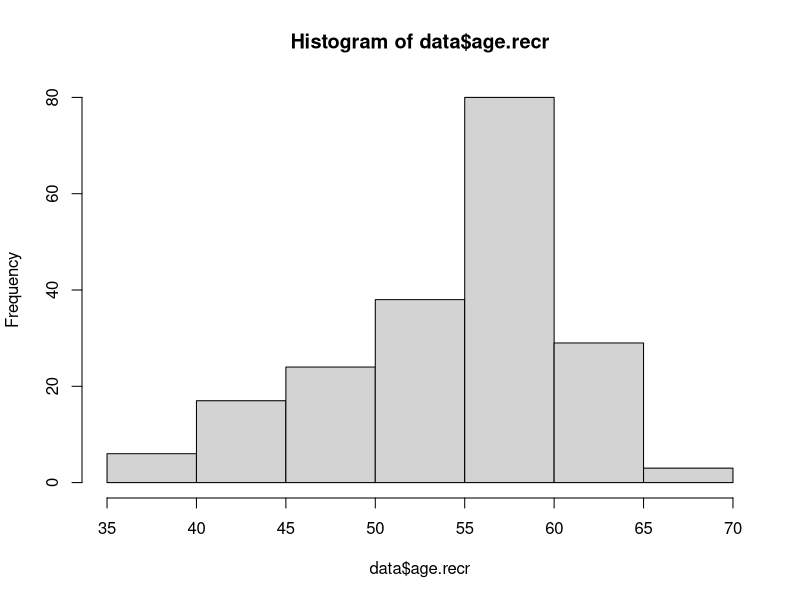
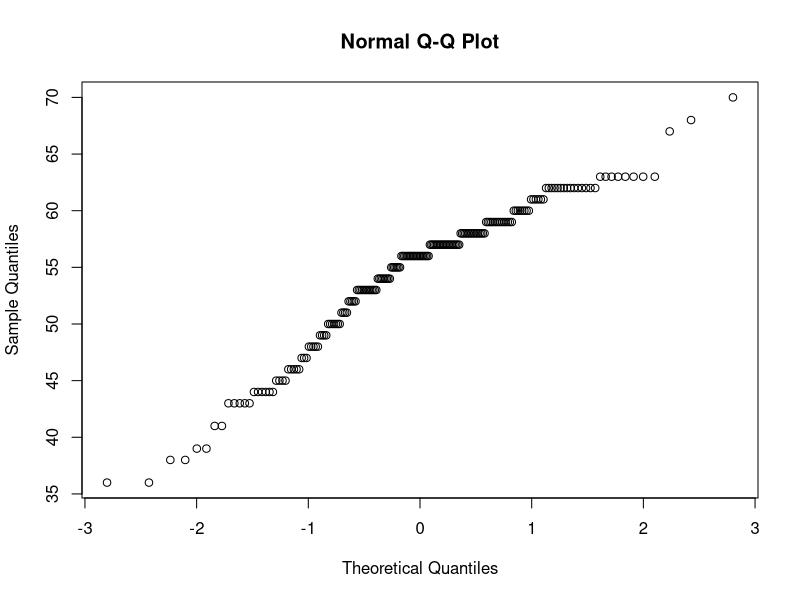
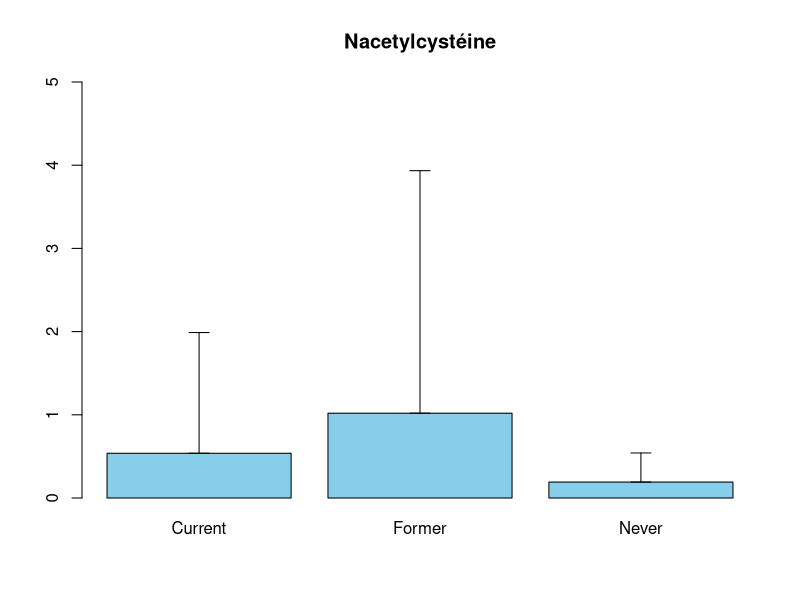
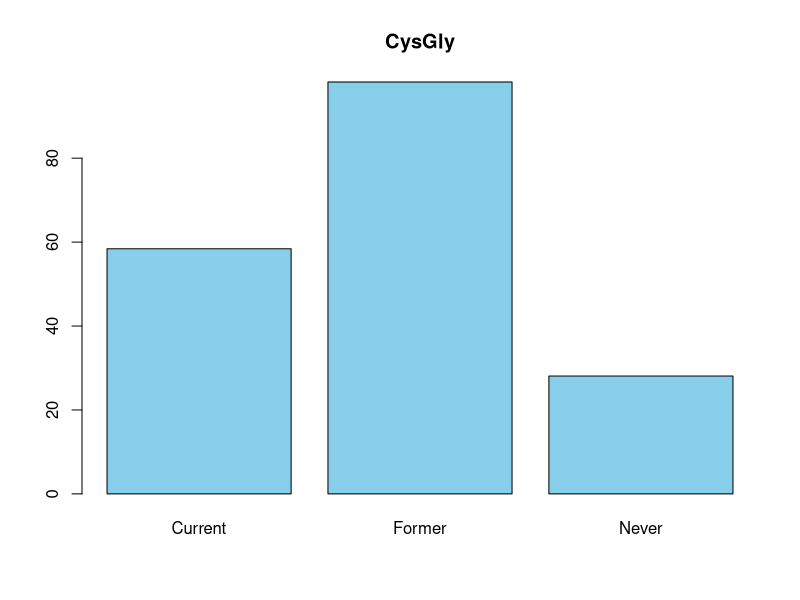
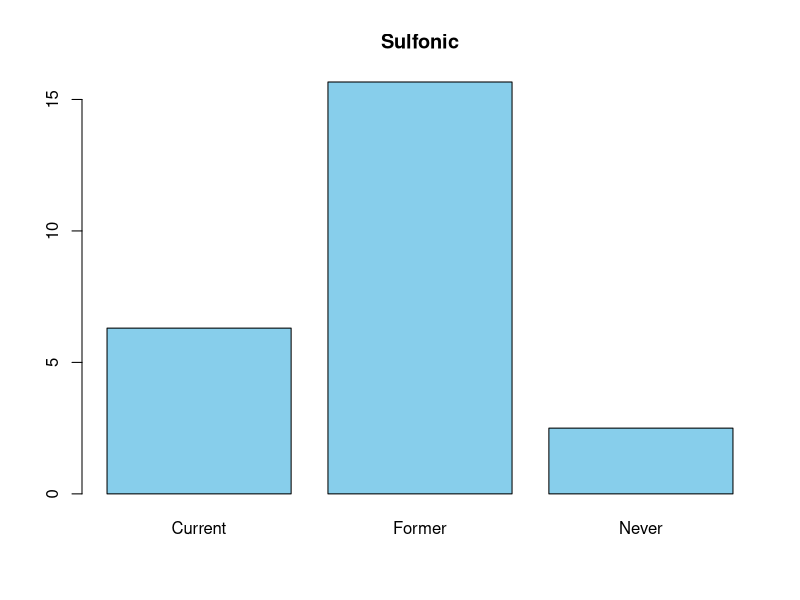
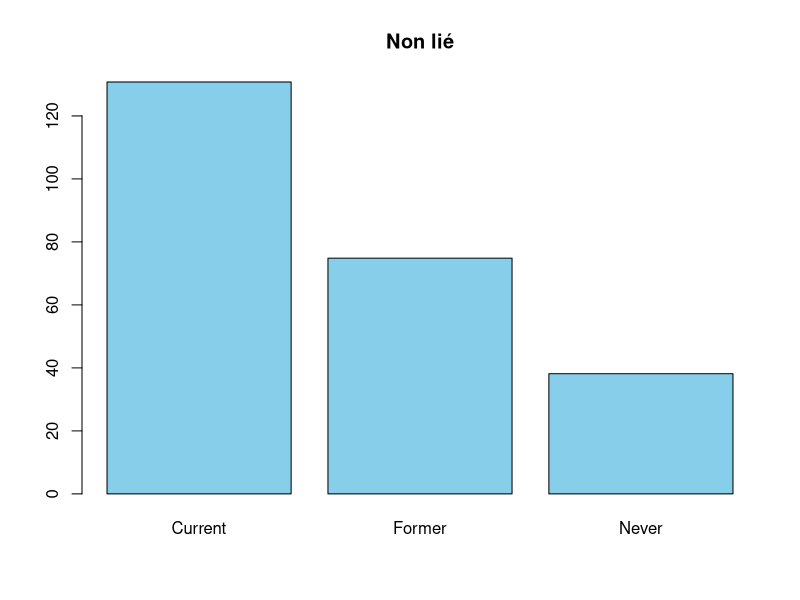
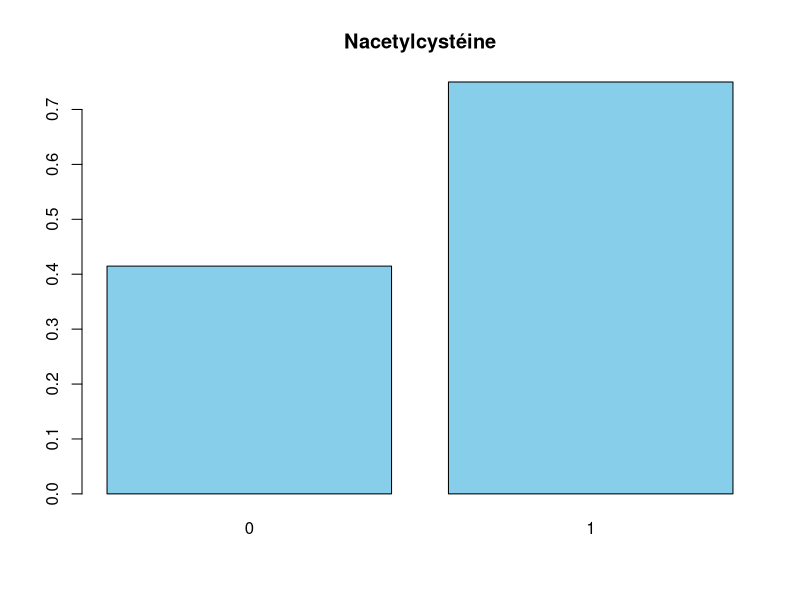
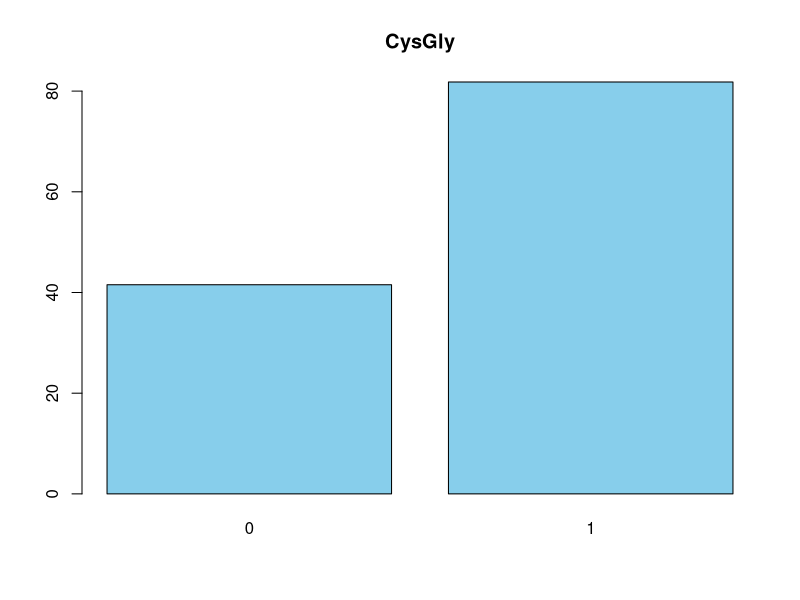

Recreate these plots in R, in order. (Note: this script raises an error after producing the figures.)
#==========================================================================================================
#                                           Stat descriptives
#==========================================================================================================

getwd()
setwd("C:/Users/Edmond/OneDrive - Université Côte d'Azur/Documents/Cours/Cours Polytech/GB4/S1/Stat/Projet-R-GB4")
data = read.csv("LC-Adductomics.csv")
data
View(data)


# Partie 1
dim(data)
summary(data)

# Détail des moyennes et écart types des Albumines
summary(data$Albumin.adduct.of.CysGly)
summary(data$Albumin.adduct.of.Nacetylcysteine)
summary(data$Albumin.adduct.of.sulfonic.acid)
summary(data$Albumin.unadducted)

table(data$gender)
# 120 hommes et 77 femmes, test stat pour voir si différence significative

table(data$centre)
# 110 personnes sur Turin et 87 à Varese

table(data$smoking_status)
# 67 fumeur actuel, 64 anciens fumeurs et 66 never

table(data$case)
# 101 Sains et 96 Cancéreux 

table(data$case, data$gender)
table(data$case, data$smoking_status)


hist(data$age.recr)
qqnorm(data$age.recr)
shapiro.test(data$age.recr)
# répartition normale pas très claire

# Crée un vecteur pour les moyennes et comparaison en fonction des statut tabagique
(moyennes_par_etat = tapply(data$Albumin.adduct.of.Nacetylcysteine, data$smoking_status, mean))
# Ecart type
ecart_types_par_etat <- tapply(data$Albumin.adduct.of.Nacetylcysteine, data$smoking_status, sd)
# barplot 
bp = barplot(height = moyennes_par_etat, col = "skyblue", main = "Nacetylcystéine", ylim = c(0,5) )
# Barre d'erreur sd
arrows(bp, moyennes_par_etat, bp, moyennes_par_etat + ecart_types_par_etat, angle = 90, code = 3, length = 0.1, col = "black")


(moyennes_par_etat = tapply(data$Albumin.adduct.of.CysGly, data$smoking_status, mean))
barplot(height = moyennes_par_etat, col = "skyblue", main = "CysGly" )

(moyennes_par_etat = tapply(data$Albumin.adduct.of.sulfonic.acid, data$smoking_status, mean))
barplot(height = moyennes_par_etat, col = "skyblue", main = "Sulfonic" )

(moyennes_par_etat = tapply(data$Albumin.unadducted, data$smoking_status, mean))
barplot(height = moyennes_par_etat, col = "skyblue", main = "Non lié" )


moyennes_par_etat = tapply(data$Albumin.adduct.of.Nacetylcysteine, data$case, mean)
barplot(height = moyennes_par_etat, col = "skyblue", main = "Nacetylcystéine" )

moyennes_par_etat = tapply(data$Albumin.adduct.of.CysGly, data$case, mean)
barplot(height = moyennes_par_etat, col = "skyblue", main = "CysGly" )

moyennes_par_etat = tapply(data$Albumin.adduct.of.sulfonic.acid, data$case, mean)
barplot(height = moyennes_par_etat, col = "skyblue", main = "Sulfonic" )

moyennes_par_etat = tapply(data$Albumin.unadducted, data$case, mean)
barplot(height = moyennes_par_etat, col = "skyblue", main = "Non lié" )

#Histogramme 
hist(data$Albumin.adduct.of.Nacetylcysteine)
wilcox.test(data$Albumin.adduct.of.Nacetylcysteine[data$case=="1"],data$Albumin.adduct.of.Nacetylcysteine[data$case=="0"])

hist(data$Albumin.adduct.of.CysGly)
wilcox.test(data$Albumin.adduct.of.CysGly[data$case=="1"],data$Albumin.adduct.of.CysGly[data$case=="0"])

hist(data$Albumin.adduct.of.sulfonic.acid)
wilcox.test(data$Albumin.adduct.of.sulfonic.acid[data$case=="1"],data$Albumin.adduct.of.sulfonic.acid[data$case=="0"])

hist(data$Albumin.unadducted)
wilcox.test(data$Albumin.unadducted[data$case=="1"],data$Albumin.unadducted[data$case=="0"])


mymodel = glm(data$case ~data$Albumin.adduct.of.Nacetylcysteine)
summary(mymodel)

mymodel2 = glm(data$case ~ data$Albumin.adduct.of.CysGly)
summary(mymodel2)

mymodel3 = glm(data$case ~ data$Albumin.adduct.of.sulfonic.acid)
summary(mymodel3)

mymodel4 = glm(data$case ~ data$smoking_status)
summary(mymodel4)

# Visualisation de la corrélation entre les 4 variables numériques
test = data.frame(data$Albumin.adduct.of.Nacetylcysteine, data$Albumin.adduct.of.CysGly, data$Albumin.unadducted, data$Albumin.adduct.of.sulfonic.acid)
pairs(test)

# Calcul des proportions avec prop.table
(proportion <- prop.table(table(data$smoking_status)))
Légende = names(proportion)

library(ggplot2)
# Création du graphique circulaire
ggplot(NULL, aes(x = "", y = proportion, fill = Légende)) +
  geom_bar(stat = "identity", width = 1) +
  coord_polar(theta = "y") +
  scale_fill_manual(values = c("#E69F00", "#56B4E9", "#009E73")) +
  labs(title = "Diagramme circulaire représentant les\n proportions des états tabagiques") +
  theme_void() +
  theme(plot.title = element_text(hjust = 0.5, size = 14)) +
  theme(plot.margin = unit(c(1, 0.5, 1, 1), "cm")) +
  geom_text(aes(label = paste0(round(proportion * 100), "%")), position = position_stack(vjust = 0.5), size = 5)



#============================ Valeurs aberrantes ==============================================

# Mise en forme des données
albumine = c(data$Albumin.adduct.of.Nacetylcysteine , data$Albumin.adduct.of.CysGly ,
            data$Albumin.unadducted , data$Albumin.adduct.of.sulfonic.acid)
type_albumine = rep(c("Albumin.adduct.of.Nacetylcysteine", "Albumin.adduct.of.CysGly",
                  "Albumin.unadducted", "Albumin.adduct.of.sulfonic.acid"), each = 197)

data3 = data.frame(albumine, type_albumine)
View(data3)

library(ggplot2)
# boxplot général pour voir que c'est la d Les points en dehors des traits sont aberrants
ggplot(data3, aes(x=type_albumine,y=albumine, fill=type_albumine)) +
  geom_boxplot()+ 
  xlab(label = "Différents types d'albumines") +
  ylab(label = "Concentration") +
  theme(axis.text.x = element_text(angle=30, hjust=1, vjust=1))+
  theme(legend.position="none")+
  ggtitle("Boxplot des différentes albumines")

# Zoom pour mieux voir
ggplot(data3, aes(x=type_albumine,y=albumine, fill=type_albumine)) +
  geom_boxplot()+ 
  xlab(label = "Différents types d'albumines") +
  ylab(label = "Concentration") +
  theme(axis.text.x = element_text(angle=30, hjust=1, vjust=1))+
  theme(legend.position="none")+
  ggtitle("Boxplot des différentes albumines")+
  ylim(c(0,10))

# Exclusion valeurs aberrantes

# https://delladata.fr/comment-detecter-les-outliers-avec-r/

#============================ CysGly ===============================

# Filtrer les données
(albu_CysGly <- data3[data3$type_albumine == "Albumin.adduct.of.CysGly",])
albu_CysGly2 = albu_CysGly

# Calculer les valeurs aberrantes
# Prend les valeurs supérieures ou inférieurs aux quartiles +-1.5 fois l'écart interquartile
(outliers <- boxplot.stats(data$Albumin.adduct.of.CysGly)$out)

# Afficher les indes des valeurs aberrantes
(index_outliers = which(data$Albumin.adduct.of.CysGly %in% c(outliers)))
# Suppression des valeurs aberrantes
albu_CysGly$albumine[index_outliers] = NaN
boxplot(albu_CysGly$albumine)


data$smoking_status = as.factor(data$smoking_status)
albu = c("Albumin.adduct.of.CysGly", "Albumin.adduct.of.Nacetylcysteine", "Albumin.unadducted", "Albumin.adduct.of.sulfonic.acid")

# Dégage les valeurs aberrantes par état tabagique
for (i in levels(data$smoking_status)){
  outliers = boxplot.stats(data$Albumin.adduct.of.CysGly[data$smoking_status == i])$out
  index_outliers = which(data$Albumin.adduct.of.CysGly %in% c(outliers))
  # Affiche les valeurs détéctées
  print(i)
  print(outliers)
  # Suppression des valeurs aberrantes
  albu_CysGly2$albumine[index_outliers] = NaN
}
boxplot(albu_CysGly2$albumine)

#============================ Nacetyl ===============================

# Filtrer les données
(albu_Nacetyl <- data3[data3$type_albumine == "Albumin.adduct.of.Nacetylcysteine",])
albu_Nacetyl2 = albu_Nacetyl

# Calculer les valeurs aberrantes
# Prend les valeurs supérieures ou inférieurs aux quartiles +-1.5 fois l'écart interquartile
(outliers <- boxplot.stats(data$Albumin.adduct.of.Nacetylcysteine)$out)

# Afficher les indes des valeurs aberrantes
(index_outliers = which(data$Albumin.adduct.of.Nacetylcysteine %in% c(outliers)))
# Suppression des valeurs aberrantes
albu_Nacetyl$albumine[index_outliers] = NaN
boxplot(albu_Nacetyl$albumine)

# Dégage les valeurs aberrantes par état tabagique
for (i in levels(data$smoking_status)){
  outliers = boxplot.stats(data$Albumin.adduct.of.Nacetylcysteine[data$smoking_status == i])$out
  index_outliers = which(data$Albumin.adduct.of.Nacetylcysteine %in% c(outliers))
  # Affiche les valeurs détéctées
  print(i)
  print(outliers)
  # Suppression des valeurs aberrantes
  albu_Nacetyl2$albumine[index_outliers] = NaN
}
boxplot(albu_Nacetyl2$albumine)

#============================ Acide sulfonique ===============================

# Filtrer les données
(albu_sulfo <- data3[data3$type_albumine == "Albumin.adduct.of.sulfonic.acid",])
albu_sulfo2 = albu_sulfo

# Calculer les valeurs aberrantes
# Prend les valeurs supérieures ou inférieurs aux quartiles +-1.5 fois l'écart interquartile
(outliers <- boxplot.stats(data$Albumin.adduct.of.sulfonic.acid)$out)

# Afficher les indes des valeurs aberrantes
(index_outliers = which(data$Albumin.adduct.of.sulfonic.acid %in% c(outliers)))
# Suppression des valeurs aberrantes
albu_sulfo$albumine[index_outliers] = NaN
boxplot(albu_sulfo$albumine)

# Dégage les valeurs aberrantes par état tabagique
for (i in levels(data$smoking_status)){
  outliers = boxplot.stats(data$Albumin.adduct.of.sulfonic.acid[data$smoking_status == i])$out
  index_outliers = which(data$Albumin.adduct.of.sulfonic.acid %in% c(outliers))
  # Affiche les valeurs détéctées
  print(i)
  print(outliers)
  # Suppression des valeurs aberrantes
  albu_sulfo2$albumine[index_outliers] = NaN
}
boxplot(albu_sulfo2$albumine)

#============================ Acide sulfonique ===============================

# Filtrer les données
(albu_non_undu <- data3[data3$type_albumine == "Albumin.unadducted",])
albu_non_undu2 = albu_non_undu

# Calculer les valeurs aberrantes
# Prend les valeurs supérieures ou inférieurs aux quartiles +-1.5 fois l'écart interquartile
(outliers <- boxplot.stats(data$Albumin.unadducted)$out)

# Afficher les indes des valeurs aberrantes
(index_outliers = which(data$Albumin.unadducted %in% c(outliers)))
# Suppression des valeurs aberrantes
albu_non_undu$albumine[index_outliers] = NaN
boxplot(albu_non_undu$albumine)

for (i in levels(data$smoking_status)){
  outliers = boxplot.stats(data$Albumin.unadducted[data$smoking_status == i])$out
  index_outliers = which(data$Albumin.unadducted %in% c(outliers))
  # Affiche les valeurs détéctées
  print(i)
  print(outliers)
  # Suppression des valeurs aberrantes
  albu_non_undu2$albumine[index_outliers] = NaN
}
boxplot(albu_non_undu2$albumine)

#============================ Nouveau dataset sans valeur aberrante ===============================

val_albu = c(albu_CysGly$albumine, albu_Nacetyl$albumine, albu_sulfo$albumine, albu_non_undu$albumine)
val_albu2 = c(albu_CysGly2$albumine, albu_Nacetyl2$albumine, albu_sulfo2$albumine, albu_non_undu2$albumine)
type_Albumine = c(albu_CysGly$type_albumine, albu_Nacetyl$type_albumine, albu_sulfo$type_albumine, albu_non_undu$type_albumine)

data_corr_graph = data.frame(val_albu, type_Albumine)
data_corr_graph2 = data.frame(val_albu2, type_Albumine)

data_corr_graph2

library(ggplot2)
# boxplot général pour voir que c'est mieux
ggplot(data_corr_graph, aes(x=type_Albumine,y=val_albu, fill=type_Albumine)) +
  geom_boxplot()+ 
  xlab(label = "Différents types d'albumines") +
  ylab(label = "Concentration") +
  theme(axis.text.x = element_text(angle=30, hjust=1, vjust=1))+
  theme(legend.position="none")+
  ggtitle("Boxplot des différentes albumines")

ggplot(data_corr_graph2, aes(x=type_Albumine,y=val_albu2, fill=type_Albumine)) +
  geom_boxplot()+ 
  xlab(label = "Différents types d'albumines") +
  ylab(label = "Concentration") +
  theme(axis.text.x = element_text(angle=30, hjust=1, vjust=1))+
  theme(legend.position="none")+
  ggtitle("Boxplot des différentes albumines")

# Zoom pour les plus petits
ggplot(data_corr_graph, aes(x=type_Albumine,y=val_albu, fill=type_Albumine)) +
  geom_boxplot()+ 
  xlab(label = "Différents types d'albumines") +
  ylab(label = "Concentration") +
  theme(axis.text.x = element_text(angle=30, hjust=1, vjust=1))+
  theme(legend.position="none")+
  ggtitle("Boxplot des différentes albumines")+
  ylim(c(0,5))

ggplot(data_corr_graph2, aes(x=type_Albumine,y=val_albu2, fill=type_Albumine)) +
  geom_boxplot()+ 
  xlab(label = "Différents types d'albumines") +
  ylab(label = "Concentration") +
  theme(axis.text.x = element_text(angle=30, hjust=1, vjust=1))+
  theme(legend.position="none")+
  ggtitle("Boxplot des différentes albumines")+
  ylim(c(0,10))

# =============================== Analyse nouveau dataset ===================================

# Implémantation dans le tableau à l'origine
data$CysGly_cor = albu_CysGly$albumine
data$Nacetyl_corr = albu_Nacetyl$albumine
data$sulfo_corr = albu_sulfo$albumine
data$unadducted_corr = albu_non_undu$albumine

data$CysGly_corr2 = albu_CysGly2$albumine
data$Nacetyl_corr2 = albu_Nacetyl2$albumine
data$sulfo_corr2 = albu_sulfo2$albumine
data$unadducted_corr2 = albu_non_undu2$albumine

# Corrélation / ACP

(X = data[12:15])
(X2 = data[8:11])
(Y = data[, 7])

PCA = prcomp(na.omit(X))
PCA2 = prcomp(X2)
out <- summary(PCA2)
ev <- out$importance[2, ]
cum_ev <- out$importance[3, ]

plot(cum_ev,
     pch = 19, col = "navy", las = 1, type = "b", ylim = c(0, 1),
     ylab = "Cumulative proportion of explained variance", xlab = "PCs", cex.lab = 1.5
)


(mypal <- brewer.pal(n = length(unique(Y)), name = "Paired"))
(mycolors <- mypal[as.numeric(as.factor(Y))])

plot(PCA2$x[, 1:2],
     pch = 19, las = 1, col = mycolors, cex.lab = 1.5,
     xlab = substitute(PC[1] * " (" * a * "% e.v.)", list(a = round(ev[1] * 100, digits = 2))),
     ylab = substitute(PC[2] * " (" * a * "% e.v.)", list(a = round(ev[2] * 100, digits = 2)))
)
legend("topright", pch = 19, col = mypal, legend = levels(as.factor(Y)), pt.cex = 1, cex = 1.2)

par(mfrow = c(1, 1))
mycor <- cor(na.omit(X), PCA$x[, 1:2])
plot(mycor[, 1:2],
     xlim = c(-1.5, 1.5), ylim = c(-1.5, 1.5), cex = 0.1, pch = 19, las = 1, cex.lab = 1.5,
     xlab = substitute(PC[1] * " (" * a * "% e.v.)", list(a = round(ev[1] * 100, digits = 2))),
     ylab = substitute(PC[2] * " (" * a * "% e.v.)", list(a = round(ev[2] * 100, digits = 2)))
)
arrows(
  x0 = rep(0, nrow(mycor)), y0 = rep(0, nrow(mycor)),
  x1 = mycor[, 1], y1 = mycor[, 2], length = 0.1, col = "navy"
)
abline(h = 0, lty = 2)
abline(v = 0, lty = 2)
xseq <- seq(-1, 1, length.out = 10000)
lines(xseq, sqrt(1 - xseq^2))
lines(xseq, -sqrt(1 - xseq^2))
text(mycor[, 1] + sign(mycor[, 1]) * 0.25, mycor[, 2] + 0.1, labels = colnames(X), cex = 1.2, col = "navy")

# Coorélation test
pairs(data.frame(data$CysGly_cor, data$unadducted_corr, data$sulfo_corr, data$Nacetyl_corr))
plot(data$CysGly_cor, data$unadducted_corr)

help(cor.test) #spearman cra ne suit pas loi normale
cor.test(data$Nacetyl_corr, data$CysGly_cor, method = "spearman" ) # p value =  3.979e-11
cor.test(data$Albumin.adduct.of.Nacetylcysteine, data$Albumin.adduct.of.CysGly, method = "spearman")

cor.test(data$Nacetyl_corr, data$sulfo_corr, method = "spearman")# p = 6.324e-07
cor.test(data$Albumin.adduct.of.Nacetylcysteine, data$Albumin.adduct.of.sulfonic.acid, method = "spearman")

cor.test(data$Nacetyl_corr, data$unadducted_corr, method = "spearman") #p = 0.02825
cor.test(data$Albumin.adduct.of.Nacetylcysteine, data$Albumin.unadducted, method = "spearman")

cor.test(data$CysGly_cor, data$sulfo_corr, method = "spearman") # 0.097
cor.test(data$Albumin.adduct.of.CysGly, data$Albumin.adduct.of.sulfonic.acid, method = "spearman") # 0.047

cor.test(data$CysGly_cor, data$unadducted_corr, method = "spearman") # 2.236e-09
cor.test(data$Albumin.adduct.of.CysGly, data$Albumin.unadducted, method = "spearman")

cor.test(data$unadducted_corr, data$sulfo_corr, method = "spearman")# 0.1271
cor.test(data$Albumin.unadducted, data$Albumin.adduct.of.sulfonic.acid, method = "spearman") #0.006


for (i in seq(12,15)){
  mymodel = lm(c(data[,i])~data$Nacetyl_corr)
  qqnorm(mymodel$residuals)
}

for (i in seq(12,15)){
  mymodel = lm(c(data[,i])~data$sulfo_corr)
  qqnorm(mymodel$residuals)
}

for (i in seq(12,15)){
  mymodel = lm(c(data[,i])~data$CysGly_cor)
  qqnorm(mymodel$residuals)
}
# modèle de régression linéaire non valide, car pas de normalité des résidus

# test de dépendance

chisq.test(table(data$case, data$smoking_status)) # p value = 3.058e-7 donc statut tabgique influe sur cancer
barplot(table(data$case, data$smoking_status), legend.text = c("Sain","Cancer"))
####### A refaire sur ggplot
mymodel2 = glm(data$case ~ data$smoking_status, family = "binomial")
summary(mymodel2)
# baisse logit de la proba de 1.12 si former et de 2.06 si never comparé à Current

chisq.test(table(data$centre, data$case)) # Pas de diff entre les centres pour cancer et tabgisme
chisq.test(table(data$centre, data$smoking_status))

# Test moyenne entre adductomic et cancer

# moyenne CysGly selon état tabagique
mean(na.omit(data$CysGly_cor[data$smoking_status == "Former"]),)
mean(na.omit(data$CysGly_cor[data$smoking_status == "Current"]),)
mean(na.omit(data$CysGly_cor[data$smoking_status == "Never"]),)

mean(na.omit(data$CysGly_corr2[data$smoking_status == "Former"]),)
mean(na.omit(data$CysGly_corr2[data$smoking_status == "Current"]),)
mean(na.omit(data$CysGly_corr2[data$smoking_status == "Never"]),)


# moyenne acide sulfonique selon état tabagique
mean(na.omit(data$sulfo_corr[data$smoking_status == "Former"]),)
mean(na.omit(data$sulfo_corr[data$smoking_status == "Current"]),)
mean(na.omit(data$sulfo_corr[data$smoking_status == "Never"]),)

mean(na.omit(data$sulfo_corr2[data$smoking_status == "Former"]),)
mean(na.omit(data$sulfo_corr2[data$smoking_status == "Current"]),)
mean(na.omit(data$sulfo_corr2[data$smoking_status == "Never"]),)

# moyenne Nacetyl selon état tabagique
mean(na.omit(data$Nacetyl_corr[data$smoking_status == "Former"]),)
mean(na.omit(data$Nacetyl_corr[data$smoking_status == "Current"]),)
mean(na.omit(data$Nacetyl_corr[data$smoking_status == "Never"]),)

mean(na.omit(data$Nacetyl_corr2[data$smoking_status == "Former"]),)
mean(na.omit(data$Nacetyl_corr2[data$smoking_status == "Current"]),)
mean(na.omit(data$Nacetyl_corr2[data$smoking_status == "Never"]),)


# moyenne non adducté selon état tabagique
mean(na.omit(data$unadducted_corr[data$smoking_status == "Former"]),)
mean(na.omit(data$unadducted_corr[data$smoking_status == "Current"]),)
mean(na.omit(data$unadducted_corr[data$smoking_status == "Never"]),)

mean(na.omit(data$unadducted_corr2[data$smoking_status == "Former"]),)
mean(na.omit(data$unadducted_corr2[data$smoking_status == "Current"]),)
mean(na.omit(data$unadducted_corr2[data$smoking_status == "Never"]),)


# Les tests

########## CysGly ############
wilcox.test(data$CysGly_cor[data$case == "0"], data$CysGly_cor[data$case == "1"])
summary(glm(data$case ~ data$CysGly_cor, family = "binomial"))

wilcox.test(data$CysGly_corr2[data$case == "0"], data$CysGly_corr2[data$case == "1"])
summary(glm(data$case ~ data$CysGly_corr2, family = "binomial"))

wilcox.test(data$Albumin.adduct.of.CysGly[data$case == "0"], data$Albumin.adduct.of.CysGly[data$case == "1"])
summary(glm(data$case ~ data$Albumin.adduct.of.CysGly, family = "binomial"))


############# Nacetyl ##############
wilcox.test(data$Nacetyl_corr[data$case == "0"], data$Nacetyl_corr[data$case == "1"])
summary(glm(data$case ~ data$Nacetyl_corr, family = "binomial"))

wilcox.test(data$Nacetyl_corr2[data$case == "0"], data$Nacetyl_corr2[data$case == "1"])
summary(glm(data$case ~ data$Nacetyl_corr2, family = "binomial"))

wilcox.test(data$Albumin.adduct.of.Nacetylcysteine[data$case == "0"], data$Albumin.adduct.of.Nacetylcysteine[data$case == "1"])
summary(glm(data$case ~ data$Albumin.adduct.of.Nacetylcysteine, family = "binomial"))


############ Non adductée ###########
wilcox.test(data$Albumin.unadducted[data$case == "0"], data$Albumin.unadducted[data$case == "1"])
summary(glm(data$case ~ data$Albumin.unadducted, family = "binomial"))

wilcox.test(data$unadducted_corr2[data$case == "0"], data$unadducted_corr2[data$case == "1"])
summary(glm(data$case ~ data$unadducted_corr2, family = "binomial"))


wilcox.test(data$unadducted_corr[data$case == "0"], data$unadducted_corr[data$case == "1"])
summary(glm(data$case ~ data$unadducted_corr, family = "binomial"))


########### Acide sulfonique ##########
wilcox.test(data$sulfo_corr[data$case == "0"], data$sulfo_corr[data$case == "1"])
summary(glm(data$case ~ data$sulfo_corr, family = "binomial"))

wilcox.test(data$sulfo_corr2[data$case == "0"], data$sulfo_corr2[data$case == "1"])
summary(glm(data$case ~ data$sulfo_corr2, family = "binomial"))

wilcox.test(data$Albumin.adduct.of.sulfonic.acid[data$case == "0"], data$Albumin.adduct.of.sulfonic.acid[data$case == "1"])
summary(glm(data$case ~ data$Albumin.adduct.of.sulfonic.acid, family = "binomial"))

##### TEst kruskall/ Dunn  ####
kruskal.test(data$CysGly_cor, data$smoking_status)
kruskal.test(data$CysGly_corr2, data$smoking_status)
kruskal.test(data$Albumin.adduct.of.CysGly, data$smoking_status)


kruskal.test(data$Nacetyl_corr, data$smoking_status)
kruskal.test(data$Nacetyl_corr2, data$smoking_status)
kruskal.test(data$Albumin.adduct.of.Nacetylcysteine, data$smoking_status)

dunn.test(data$Nacetyl_corr, data$smoking_status,  method = "bonferroni")
dunn.test(data$Nacetyl_corr2, data$smoking_status,  method = "bonferroni")
dunn.test(data$Albumin.adduct.of.Nacetylcysteine, data$smoking_status,  method = "bonferroni")

kruskal.test(data$Albumin.unadducted, data$smoking_status)
dunn.test(data$Albumin.unadducted, data$smoking_status,  method = "bonferroni")

kruskal.test(data$unadducted_corr2, data$smoking_status)
dunn.test(data$unadducted_corr2, data$smoking_status,  method = "bonferroni")

kruskal.test(data$unadducted_corr, data$smoking_status)
dunn.test(data$unadducted_corr, data$smoking_status,  method = "bonferroni")


kruskal.test(data$Albumin.adduct.of.sulfonic.acid, data$smoking_status)
kruskal.test(data$sulfo_corr, data$smoking_status)
kruskal.test(data$sulfo_corr2, data$smoking_status)
dunn.test(data$sulfo_corr2, data$smoking_status)

help(tapply)
# Ecart type
ecart_types_par_etat <- tapply(data$CysGly_cor, data$smoking_status, sd)
# barplot 
bp = barplot(height = moyennes_par_etat, col = "skyblue", main = "CysGly", ylim = c(0,5) )
# Barre d'erreur sd
arrows(bp, moyennes_par_etat, bp, moyennes_par_etat + ecart_types_par_etat, angle = 90, code = 3, length = 0.1, col = "black")


# ========================= RAndom Forest
data = read.csv("LC-Adductomics.csv")
data$Code.participants = NULL
data$centre = NULL

data$Albumin.adduct.of.Nacetylcysteine = NULL
data$Albumin.unadducted= NULL
data$Albumin.adduct.of.sulfonic.acid = NULL
data$Albumin.adduct.of.CysGly = NULL

data$CysGly_corr2 = albu_CysGly2$albumine
data$Nacetyl_corr2 = albu_Nacetyl2$albumine
data$sulfo_corr2 = albu_sulfo2$albumine
data$unadducted_corr2 = albu_non_undu2$albumine

precision = c()
for (i in seq(1:200)){
  # Préparation des données 70 apprentissage et 30 de test
  # Ressort 70% des lignes
  (train_idx = sample(1:nrow(data), 0.7*nrow(data)))
  (train_data = data[train_idx,])
  (test_data = data[-train_idx,])
  
  dim(test_data) # 45 données
  dim(train_data) # 105 données
  
  # Prédiction de l'espèce en fonction des autres variables en utilisant 100 arbres
  (rf_model = randomForest(as.factor(case) ~ ., data = train_data, ntree = 100, na.action = na.omit))
  help(randomForest)
  # Predictions des espèces sur les données test
  (predictions = predict(rf_model, test_data))
  
  # Calcul le nombre de bonnes prédictions en %
  (accuracy = sum(na.omit(predictions) == test_data$case) / nrow(test_data))
  # 97.8% donc le modèle a une exactitude plus que satisfaisante
  
  # Extrait les variables les plus importantes
  (features_importance = importance(rf_model))
  
  (sorted_importance = features_importance[order(-features_importance),])
  precision = c(precision, accuracy)
  print(i)
 # print(sorted_importance)
  
}
print(mean(precision)) # Après 100 tours, précision moyenne de 56%
  
barplot(sorted_importance, horiz = F, main = "Importance des Caractéristiques", xlab = "Scored d'importance",
        cex.names =0.8, las = 1)

(df = as.data.frame(sorted_importance))

ggplot(geom_bar(df))

ggplot(df, aes(x = rownames(df), y = df$sorted_importance , fill = rownames(df))) +
  geom_bar(stat = "identity")+
  theme_minimal()
  #labs(x = "Réaction", y = "Valeur", fill = "Traitement")

......................................................

#association entre bmi et risque de cancer :
mymodelA = lm(data$bmi ~ data$case)
summary(mymodelA)
#-> pas d'association entre le l'imc et le risque d'avoir un cancer

#association entre bmi et la modification des differents albumines :

mymodelB = lm(data$bmi ~ data$Albumin.adduct.of.CysGly)
summary(mymodelB)
#-> Pas d'associatation entre l'imc et le fait d'avoir de l'albumine avec la Cys-Gly

mymodelC = lm(data$bmi ~ data$Albumin.adduct.of.sulfonic.acid)
summary(mymodelC)
#-> // acide sulfonique

mymodelD = lm(data$bmi ~ data$Albumin.adduct.of.Nacetylcysteine)
summary(mymodelD)
#-> // N-acetylcysteine

mymodelE = lm(data$bmi ~ data$Albumin.unadducted)
summary(mymodelE)
#-> // non adduite (= non modifié)


#Box plot de la modif de l'albumine en f° du statut fumeur (avant suppression valeurs abbérantes)
#albumine avec N-acetylcysteine en f° du statut fumeur 
ggplot(data, aes(x = smoking_status, y = Albumin.adduct.of.Nacetylcysteine, fill = smoking_status)) +
  geom_boxplot(alpha = 0.3) + 
  labs(title = "Boxplot de la modification de l'albumine en fonction du statut fumeur (avant suppression valeurs abbérantes)", 
       x = "Statut fumeur", 
       y = "Albumine avec N-acetylcysteine") + 
  theme(plot.title = element_text(hjust = 0.5, size = 14)) +  
  theme(plot.margin = unit(c(1, 0.5, 1, 1), "cm"))

#albumine avec CysGly //
ggplot(data, aes(x = smoking_status, y = Albumin.adduct.of.CysGly, fill = smoking_status)) +
  geom_boxplot(alpha = 0.3) + 
  labs(title = "Boxplot de la modification de l'albumine en fonction du statut fumeur (avant suppression valeurs abbérantes)", 
       x = "Statut fumeur", 
       y = "Albumine avec Cysteine-Glycine") + 
  theme(plot.title = element_text(hjust = 0.5, size = 14)) +  
  theme(plot.margin = unit(c(1, 0.5, 1, 1), "cm"))

#albumine avec acide sulfonique //
ggplot(data, aes(x = smoking_status, y = Albumin.adduct.of.sulfonic.acid, fill = smoking_status)) +
  geom_boxplot(alpha = 0.3) + 
  labs(title = "Boxplot de la modification de l'albumine en fonction du statut fumeur (avant suppression valeurs abbérantes)", 
       x = "Statut fumeur", 
       y = "Albumine avec l'acide sulfonique") + 
  theme(plot.title = element_text(hjust = 0.5, size = 14)) +  
  theme(plot.margin = unit(c(1, 0.5, 1, 1), "cm"))

#albumine non modifié //
ggplot(data, aes(x = smoking_status, y = Albumin.unadducted, fill = smoking_status)) +
  geom_boxplot(alpha = 0.3) + 
  labs(title = "Boxplot de l'albumine non modifié en fonction du statut fumeur (avant suppression valeurs abbérantes)", 
       x = "Statut fumeur", 
       y = "Albumine non modifié") + 
  theme(plot.title = element_text(hjust = 0.5, size = 14)) +  
  theme(plot.margin = unit(c(1, 0.5, 1, 1), "cm"))


#Box plot de la modif de l'albumine en f° du statut fumeur (après suppression valeurs abbérantes)
#albumine avec N-acetylcysteine en f° du statut fumeur 
ggplot(data, aes(x = smoking_status, y = Nacetyl_corr , fill = smoking_status)) +
  geom_boxplot(alpha = 0.3) + 
  labs(title = "Boxplot de la modification de l'albumine en fonction du statut fumeur (après suppresion valeurs abbérantes", 
       x = "Statut fumeur", 
       y = "Albumine avec N-acetylcysteine") + 
  theme(plot.title = element_text(hjust = 0.5, size = 14)) +  
  theme(plot.margin = unit(c(1, 0.5, 1, 1), "cm"))

#albumine avec CysGly //
ggplot(data, aes(x = smoking_status, y = CysGly_cor , fill = smoking_status)) +
  geom_boxplot(alpha = 0.3) + 
  labs(title = "Boxplot de la modification de l'albumine en fonction du statut fumeur (après suppresion valeurs abbérantes", 
       x = "Statut fumeur", 
       y = "Albumine avec Cysteine-Glycine") + 
  theme(plot.title = element_text(hjust = 0.5, size = 14)) +  
  theme(plot.margin = unit(c(1, 0.5, 1, 1), "cm"))

#albumine avec acide sulfonique //
ggplot(data, aes(x = smoking_status, y = sulfo_corr , fill = smoking_status)) +
  geom_boxplot(alpha = 0.3) + 
  labs(title = "Boxplot de la modification de l'albumine en fonction du statut fumeur (après suppresion valeurs abbérantes", 
       x = "Statut fumeur", 
       y = "Albumine avec l'acide sulfonique") + 
  theme(plot.title = element_text(hjust = 0.5, size = 14)) +  
  theme(plot.margin = unit(c(1, 0.5, 1, 1), "cm"))

#albumine non modifié //
ggplot(data, aes(x = smoking_status, y = unadducted_corr , fill = smoking_status)) +
  geom_boxplot(alpha = 0.3) + 
  labs(title = "Boxplot de la modification de l'albumine en fonction du statut fumeur (après suppresion valeurs abbérantes", 
       x = "Statut fumeur", 
       y = "Albumine non modifié") + 
  theme(plot.title = element_text(hjust = 0.5, size = 14)) +  
  theme(plot.margin = unit(c(1, 0.5, 1, 1), "cm"))


#affichage de chaque boxplot séparément pour les diff modifs de l'albumine (dataset : data_corr_graph) après suppression variables abbérantes

#Pour Albumin.adduct.of.Nacetylcysteine :
ggplot(data_corr_graph[data_corr_graph$type_Albumine == "Albumin.adduct.of.Nacetylcysteine", ], 
       aes(x = type_Albumine, y = val_albu)) +
  geom_boxplot(fill = "blue") + 
  labs(x = "Albumin.adduct.of.Nacetylcysteine", 
       y = "Concentration", 
       title = "Boxplot pour Albumin.adduct.of.Nacetylcysteine") +
  theme(axis.text.x = element_text(angle = 30, hjust = 1),
        legend.position = "none")

#Pour Albumin.adduct.of.CysGly :
ggplot(data_corr_graph[data_corr_graph$type_Albumine == "Albumin.adduct.of.CysGly", ], 
       aes(x = type_Albumine, y = val_albu)) +
  geom_boxplot(fill = "green") + 
  labs(x = "Albumin.adduct.of.CysGly", 
       y = "Concentration", 
       title = "Boxplot pour Albumin.adduct.of.CysGly") +
  theme(axis.text.x = element_text(angle = 30, hjust = 1),
        legend.position = "none")

#Pour Albumin.adduct.of.sulfonic.acid :
ggplot(data_corr_graph[data_corr_graph$type_Albumine == "Albumin.adduct.of.sulfonic.acid", ], 
       aes(x = type_Albumine, y = val_albu)) +
  geom_boxplot(fill = "red") + 
  labs(x = "Albumin.adduct.of.sulfonic.acid", 
       y = "Concentration", 
       title = "Boxplot pour Albumin.adduct.of.sulfonic.acid") +
  theme(axis.text.x = element_text(angle = 30, hjust = 1),
        legend.position = "none")

#Pour Albumin.unadducted :
ggplot(data_corr_graph[data_corr_graph$type_Albumine == "Albumin.unadducted", ], 
       aes(x = type_Albumine, y = val_albu)) +
  geom_boxplot(fill = "purple") + 
  labs(x = "Albumin.unadducted", 
       y = "Concentration", 
       title = "Boxplot pour Albumin.unadducted") +
  theme(axis.text.x = element_text(angle = 30, hjust = 1),
        legend.position = "none")
